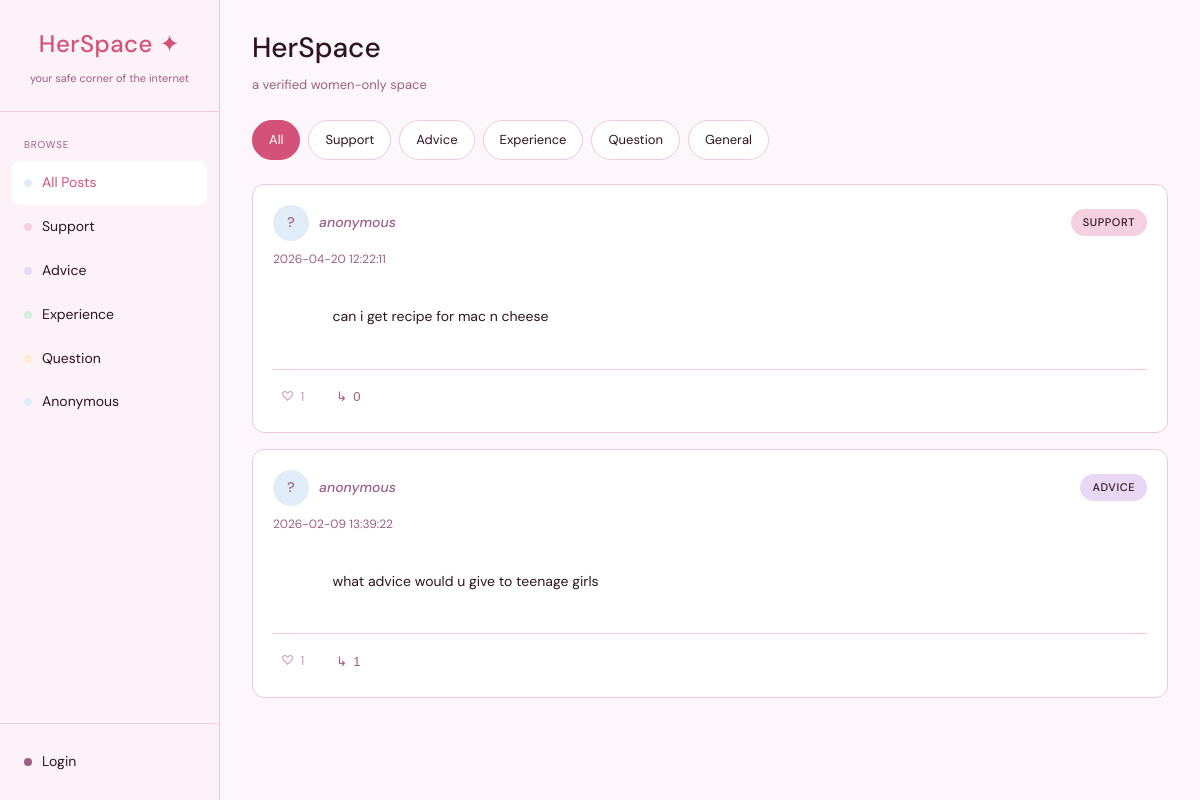
The page / on the database its author committed.
### tables this page shows
CREATE TABLE posts (
            id INTEGER PRIMARY KEY AUTOINCREMENT,
            content TEXT NOT NULL,
            category TEXT NOT NULL,
            user_id INTEGER,
            is_anonymous INTEGER DEFAULT 0,
            is_flagged INTEGER DEFAULT 0,
            is_approved INTEGER DEFAULT 1,
            created_at TIMESTAMP DEFAULT CURRENT_TIMESTAMP,
            FOREIGN KEY (user_id) REFERENCES users (id)
        );

### app.py (the view)
@app.route('/')
@app.route('/category/<category>')
def home(category=None):
    conn = get_db()
    c = conn.cursor()
    if category:
        c.execute('''
            SELECT posts.*, users.username
            FROM posts
            LEFT JOIN users ON posts.user_id = users.id
            WHERE posts.is_approved = 1 AND posts.category = ?
            ORDER BY posts.created_at DESC
        ''', (category,))
    else:
        c.execute('''
            SELECT posts.*, users.username
            FROM posts
            LEFT JOIN users ON posts.user_id = users.id
            WHERE posts.is_approved = 1
            ORDER BY posts.created_at DESC
        ''')
    all_posts = c.fetchall()
    like_counts = {}
    c.execute('SELECT post_id, COUNT(*) as count FROM likes GROUP BY post_id')
    for row in c.fetchall():
        like_counts[row['post_id']] = row['count']
    comment_counts = {}
    c.execute('SELECT post_id, COUNT(*) as count FROM comments GROUP BY post_id')
    for row in c.fetchall():
        comment_counts[row['post_id']] = row['count']
    user_likes = set()
    if 'user_id' in session:
        c.execute('SELECT post_id FROM likes WHERE user_id = ?', (session['user_id'],))
        for row in c.fetchall():
            user_likes.add(row['post_id'])
    conn.close()
    return render_template('home.html', posts=all_posts, current_category=category,
                           like_counts=like_counts, comment_counts=comment_counts,
                           user_likes=user_likes)

### app.py (called while the page is built)
def get_db():
    conn = sqlite3.connect(DB)
    conn.row_factory = sqlite3.Row  # so we can do row['username'] instead of row[0]
    return conn

### templates/home.html (shortened to what this page needs)
{% extends "base.html" %}
{% block content %}
<div class="filter-bar">
    <a href="{{ url_for('home') }}" class="filter-pill{% if not current_category %} active{% endif %}">All</a>
    <a href="{{ url_for('home', category='Support') }}" class="filter-pill{% if current_category == 'Support' %} active{% endif %}">Support</a>
    <a href="{{ url_for('home', category='Advice') }}" class="filter-pill{% if current_category == 'Advice' %} active{% endif %}">Advice</a>
    <a href="{{ url_for('home', category='Experience') }}" class="filter-pill{% if current_category == 'Experience' %} active{% endif %}">Experience</a>
    <a href="{{ url_for('home', category='Question') }}" class="filter-pill{% if current_category == 'Question' %} active{% endif %}">Question</a>
    <a href="{{ url_for('home', category='General') }}" class="filter-pill{% if current_category == 'General' %} active{% endif %}">General</a>
</div>
<div class="posts-feed">
    {% if posts %}
        {% for post in posts %}
        <article class="post-card">
            <div class="post-header">
                <div class="post-author">
                    {% if post.is_anonymous %}
                    <div class="avatar avatar-anonymous">?</div>
                    <span class="author-name anonymous">anonymous</span>
                    {% else %}
                    <div class="avatar" style="background-color: {{ post.username|length * 17 ~ '#d4527a'|string|slice(1,7) }}">{{ post.username[0] | upper }}</div>
                    <span class="author-name">{{ post.username }}</span>
                    {% endif %}
                </div>
                <span class="post-tag tag-{{ post.category|lower }}">{{ post.category }}</span>
            </div>
            <div class="post-time">{{ post.created_at }}</div>
            <div class="post-content">
                {{ post.content }}
            </div>
            <div class="post-actions">
                {% if session.user_id %}
                    {% if post.id in user_likes %}
                    <form method="POST" action="{{ url_for('unlike_post', post_id=post.id) }}" style="display:inline;">
                        <input type="hidden" name="category" value="{{ current_category or '' }}">
                        <button type="submit" class="action-btn liked">
                            <span class="action-icon">♥</span>
                            <span class="action-count">{{ like_counts.get(post.id, 0) }}</span>
                        </button>
                    </form>
                    {% else %}
                    <form method="POST" action="{{ url_for('like_post', post_id=post.id) }}" style="display:inline;">
                        <input type="hidden" name="category" value="{{ current_category or '' }}">
                        <button type="submit" class="action-btn">
                            <span class="action-icon">♡</span>
                            <span class="action-count">{{ like_counts.get(post.id, 0) }}</span>
                        </button>
                    </form>
                    {% endif %}
                {% else %}
                    <span class="action-btn disabled">
                        <span class="action-icon">♡</span>
                        <span class="action-count">{{ like_counts.get(post.id, 0) }}</span>
                    </span>
                {% endif %}
                <button type="button" class="action-btn comment-toggle" onclick="document.getElementById('comments-{{ post.id }}').classList.toggle('open')">
                    <span class="action-icon">↳</span>
                    <span class="action-count">{{ comment_counts.get(post.id, 0) }}</span>
                </button>
            </div>
        </article>
        {% endfor %}
    {% endif %}
</div>
{% endblock %}

### static/css/style.css (style rules this page uses)
:root { --color-bg: #fdf6fa; --color-surface: #ffffff; --color-sidebar: #fdf2f8; --color-primary: #d4527a; --color-primary-hover: #bb3f66; --color-accent: #9e60c8; --color-border: #f0c8de; --color-text: #2d1520; --color-text-muted: #9e6080; --color-tag-support: #f5d0e0; --color-tag-advice: #e8d8f5; --color-tag-experience: #d8eedc; --color-tag-question: #fdecd0; --color-tag-general: #e0ecf8; }
* { margin: 0; padding: 0; box-sizing: border-box; }
body { font-family: 'DM Sans', system-ui, -apple-system, sans-serif; background-color: var(--color-bg); color: var(--color-text); font-size: 14px; line-height: 1.7; }
.avatar { width: 36px; height: 36px; border-radius: 50%; background-color: var(--color-primary); color: white; display: flex; align-items: center; justify-content: center; font-weight: 500; font-size: 14px; }
.avatar-anonymous { background-color: var(--color-tag-general); color: var(--color-text-muted); }
.filter-bar { display: flex; gap: 8px; margin-bottom: 24px; flex-wrap: wrap; }
.filter-pill { padding: 8px 16px; background-color: var(--color-surface); border: 1px solid var(--color-border); border-radius: 20px; text-decoration: none; color: var(--color-text); font-size: 13px; transition: all 0.15s ease; }
.filter-pill.active { background-color: var(--color-primary); border-color: var(--color-primary); color: white; }
.posts-feed { display: flex; flex-direction: column; gap: 16px; padding-bottom: 80px; }
.post-card { background-color: var(--color-surface); border: 1px solid var(--color-border); border-radius: 12px; padding: 20px; transition: all 0.15s ease; }
.post-header { display: flex; justify-content: space-between; align-items: center; margin-bottom: 8px; }
.post-author { display: flex; align-items: center; gap: 10px; }
.author-name { font-weight: 500; }
.author-name.anonymous { font-style: italic; color: var(--color-text-muted); }
.post-tag { padding: 4px 12px; border-radius: 20px; font-size: 11px; font-weight: 500; text-transform: uppercase; letter-spacing: 0.05em; }
.tag-support { background-color: var(--color-tag-support); }
.tag-advice { background-color: var(--color-tag-advice); }
.post-time { font-size: 12px; color: var(--color-text-muted); margin-bottom: 12px; }
.post-content { margin-bottom: 16px; white-space: pre-wrap; word-wrap: break-word; }
.post-actions { display: flex; gap: 16px; padding-top: 12px; border-top: 1px solid var(--color-border); }
.action-btn { background: none; border: none; color: var(--color-text-muted); cursor: pointer; display: flex; align-items: center; gap: 6px; font-size: 13px; transition: all 0.15s ease; padding: 4px 8px; border-radius: 6px; }
.action-btn.disabled { cursor: default; opacity: 0.6; }

### rows shown on the page
posts: is_anonymous "anonymous", category "SUPPORT", created_at "2026-04-20 12:22:11", content "can i get recipe for mac n cheese", get "1", get "0"
posts: is_anonymous "anonymous", category "ADVICE", created_at "2026-02-09 13:39:22", content "what advice would u give to teenage girls", get "1"

### other values the page prints
{{ title | default('HerSpace') }} "HerSpace"
